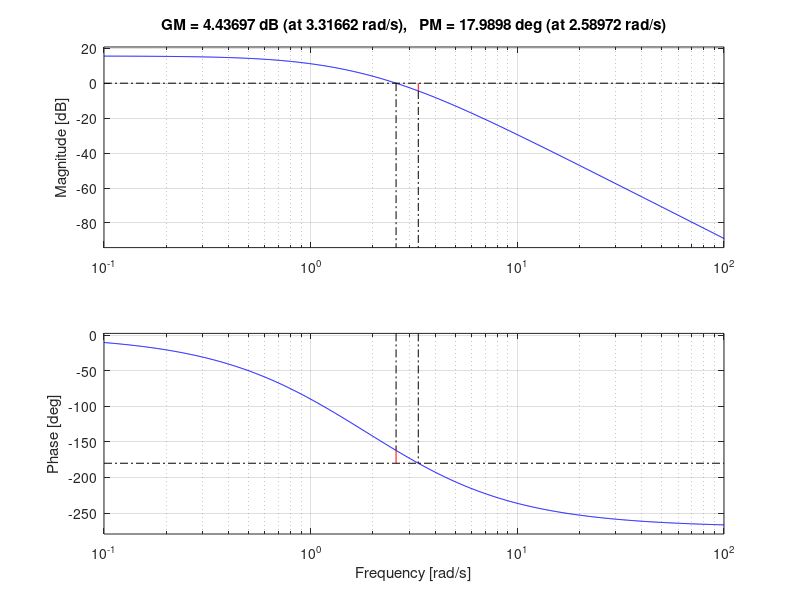
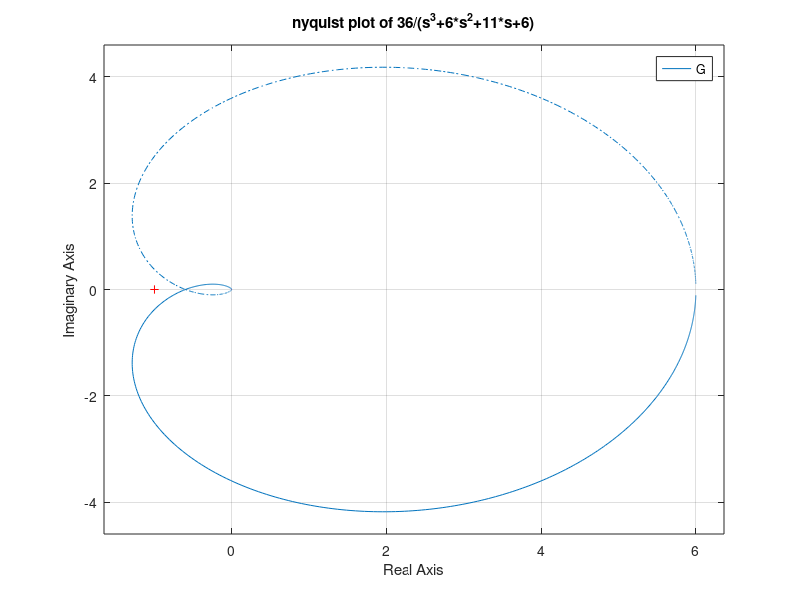
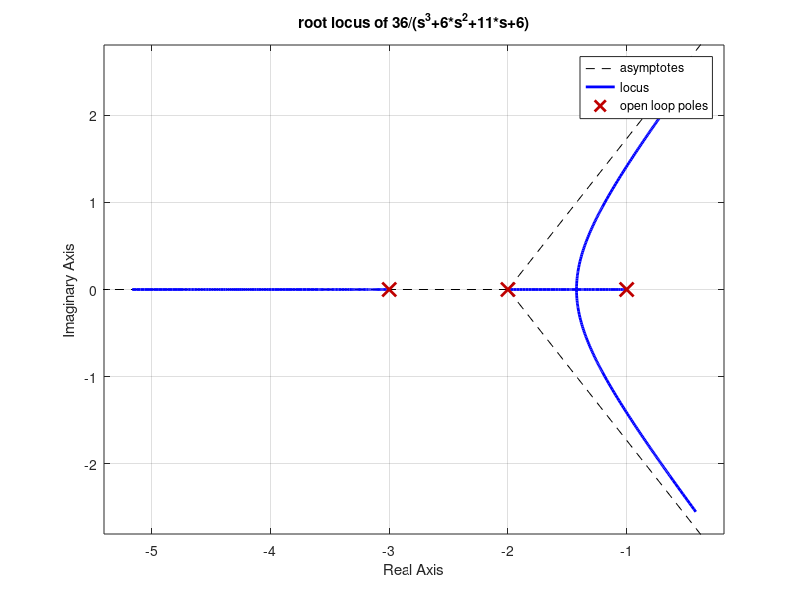

Write the MATLAB code that produced these figures, in order.
%%nyquist plot for the transfer function
num=[0 36];
den=[1 6 11 6];
G=tf(num,den);
figure(1)
bode(G);
margin(G);
title(' Bode plot of 36/(s^3+6*s^2+11*s+6)');
margin(G);
figure(2);
nyquist(G);
title('nyquist plot of 36/(s^3+6*s^2+11*s+6)');
figure(3);
rlocus(G);
title('root locus of 36/(s^3+6*s^2+11*s+6)');
